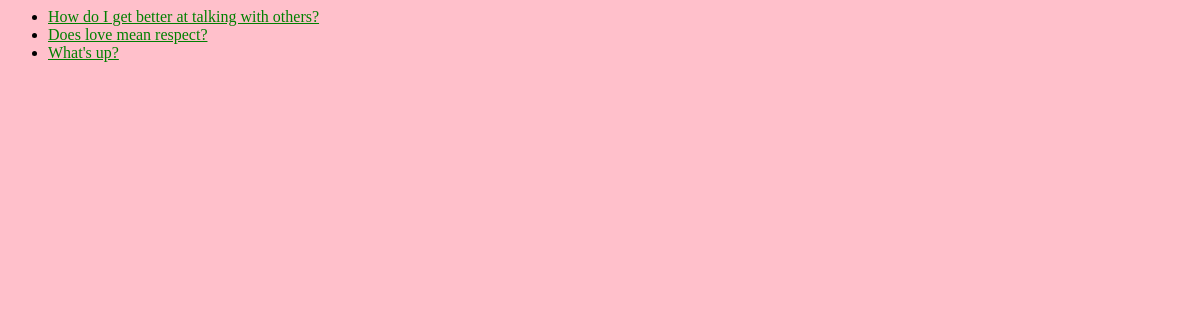
/polls/, run on an earlier commit of the app's database.
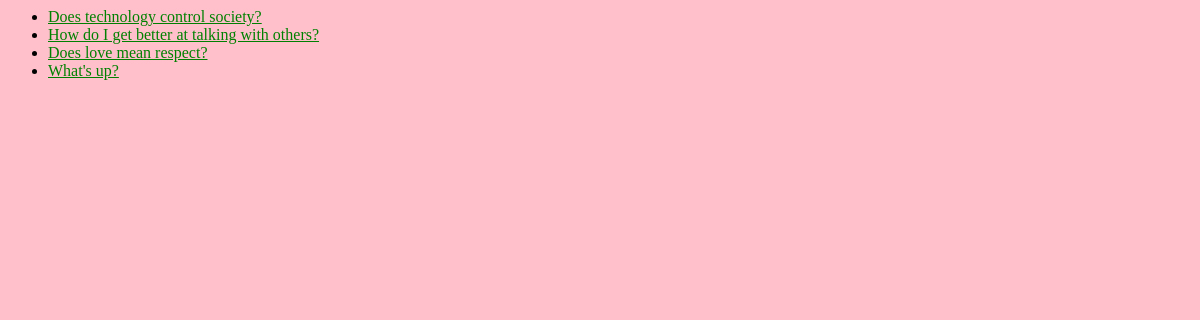
And on a later commit of the database.
### polls/models.py (models this page shows, shortened)
class Question(models.Model):
    question_text = models.CharField(max_length=200)
    pub_date = models.DateTimeField("date published")
    def was_published_recently(self):
        now = timezone.now()
        return now - datetime.timedelta(days=1) <= self.pub_date <= now
    was_published_recently.admin_order_field = "pub_date"
    was_published_recently.boolean = True
    was_published_recently.short_description = "Published recently?"

### polls/views.py (the view)
# urls.py: path('', views.IndexView.as_view(), name="index"),
class IndexView(generic.ListView):
    template_name = "polls/index.html"
    context_object_name = "latest_question_list"
    def get_queryset(self):
        return Question.objects.filter(
            pub_date__lte=timezone.now()).order_by('-pub_date')[:5]

### polls/templates/polls/index.html
{% load static %}
<link rel="stylesheet" type="text/css" href="{% static 'polls/style.css' %}">
{% if latest_question_list %}
    <ul>
        {% for question in latest_question_list %}
            <li>
                <a href="{% url 'polls:detail' question.id %}">{{ question.question_text }}</a>
            </li>
        {% endfor %}
    </ul>
{% else %}
    <p>No polls are available.</p>
{% endif %}

### polls/static/polls/style.css (style rules this page uses)
li a { color: green; }

What changed in the data, as far as the page shows it:
added Question: question_text "Does technology control society?"
